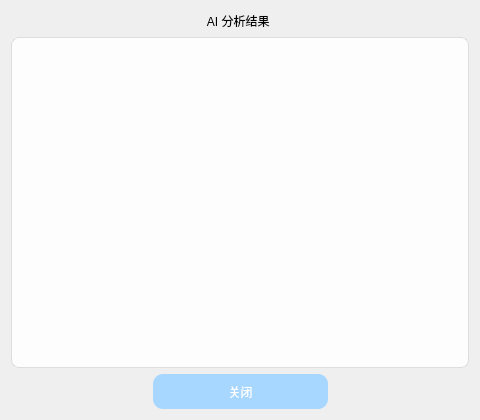
<?xml version="1.0" encoding="UTF-8"?>
<ui version="4.0">
 <class>AiAnalyzeResultDialog</class>
 <widget class="QDialog" name="AiAnalyzeResultDialog">
  <property name="geometry">
   <rect>
    <x>0</x>
    <y>0</y>
    <width>480</width>
    <height>420</height>
   </rect>
  </property>
  <property name="windowTitle">
   <string>AI 分析结果</string>
  </property>
  <layout class="QGridLayout" name="gridLayout_main">
   <item row="0" column="0">
    <layout class="QHBoxLayout" name="horizontalLayout_title">
     <item>
      <widget class="QLabel" name="label_title">
       <property name="sizePolicy">
        <sizepolicy hsizetype="Expanding" vsizetype="Preferred">
         <horstretch>0</horstretch>
         <verstretch>0</verstretch>
        </sizepolicy>
       </property>
       <property name="styleSheet">
        <string notr="true">font: 700 11pt &quot;Microsoft YaHei UI&quot;;
border:none;</string>
       </property>
       <property name="text">
        <string>       AI 分析结果</string>
       </property>
       <property name="alignment">
        <set>Qt::AlignmentFlag::AlignCenter</set>
       </property>
      </widget>
     </item>
     <item>
      <widget class="QPushButton" name="but_deletewindow">
       <property name="sizePolicy">
        <sizepolicy hsizetype="Fixed" vsizetype="Fixed">
         <horstretch>0</horstretch>
         <verstretch>15</verstretch>
        </sizepolicy>
       </property>
       <property name="minimumSize">
        <size>
         <width>20</width>
         <height>20</height>
        </size>
       </property>
       <property name="maximumSize">
        <size>
         <width>20</width>
         <height>20</height>
        </size>
       </property>
       <property name="cursor">
        <cursorShape>PointingHandCursor</cursorShape>
       </property>
       <property name="styleSheet">
        <string notr="true">QPushButton {
    border: none;
    background: transparent;
    color: rgb(78, 78, 78);
    font:  16pt 'Microsoft New Tai Lue';
}

QPushButton:hover {
    border: none;
    background: transparent;
    color: white;
    font:  16pt 'Microsoft New Tai Lue';
    background: red;
    border-radius: 3px;
}</string>
       </property>
       <property name="text"><string notr="true"/></property>
       <property name="autoDefault">
        <bool>false</bool>
       </property>
      </widget>
     </item>
    </layout>
   </item>
   <item row="1" column="0">
    <widget class="QPlainTextEdit" name="edit_result">
     <property name="styleSheet">
      <string notr="true">font: 12pt &quot;Microsoft YaHei UI&quot;;
border: 1px solid rgba(0, 0, 0, 0.1);
border-radius: 8px;
padding:8px;
color:black;
background-color: rgba(255,255,255,0.9);
</string>
     </property>
     <property name="readOnly">
      <bool>true</bool>
     </property>
    </widget>
   </item>
   <item row="2" column="0">
    <layout class="QHBoxLayout" name="horizontalLayout_btn">
     <item>
      <spacer name="horizontalSpacer_l">
       <property name="orientation">
        <enum>Qt::Orientation::Horizontal</enum>
       </property>
       <property name="sizeHint" stdset="0">
        <size>
         <width>40</width>
         <height>20</height>
        </size>
       </property>
      </spacer>
     </item>
     <item>
      <widget class="QPushButton" name="but_close">
       <property name="sizePolicy">
        <sizepolicy hsizetype="Fixed" vsizetype="Fixed">
         <horstretch>0</horstretch>
         <verstretch>0</verstretch>
        </sizepolicy>
       </property>
       <property name="minimumSize">
        <size>
         <width>175</width>
         <height>35</height>
        </size>
       </property>
       <property name="cursor">
        <cursorShape>PointingHandCursor</cursorShape>
       </property>
       <property name="styleSheet">
        <string notr="true">QPushButton {
    font: 12pt &quot;Microsoft YaHei UI&quot;;
    background-color: rgb(167, 214, 255);
    color: white;
    border-radius: 10px;
}
</string>
       </property>
       <property name="text">
        <string>关闭</string>
       </property>
      </widget>
     </item>
     <item>
      <spacer name="horizontalSpacer_r">
       <property name="orientation">
        <enum>Qt::Orientation::Horizontal</enum>
       </property>
       <property name="sizeHint" stdset="0">
        <size>
         <width>40</width>
         <height>20</height>
        </size>
       </property>
      </spacer>
     </item>
    </layout>
   </item>
  </layout>
 </widget>
 <resources/>
 <connections/>
</ui>
